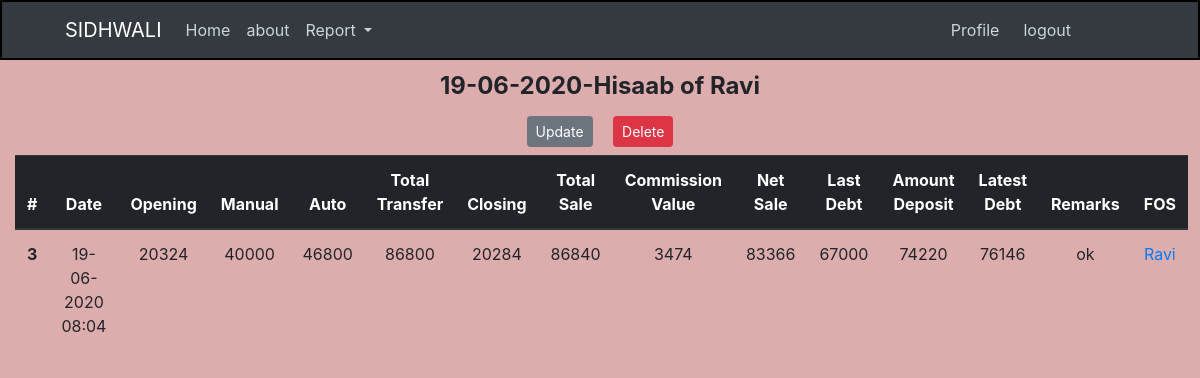
/home/hisaab/report/3 (signed in), run on an earlier commit of the app's database.
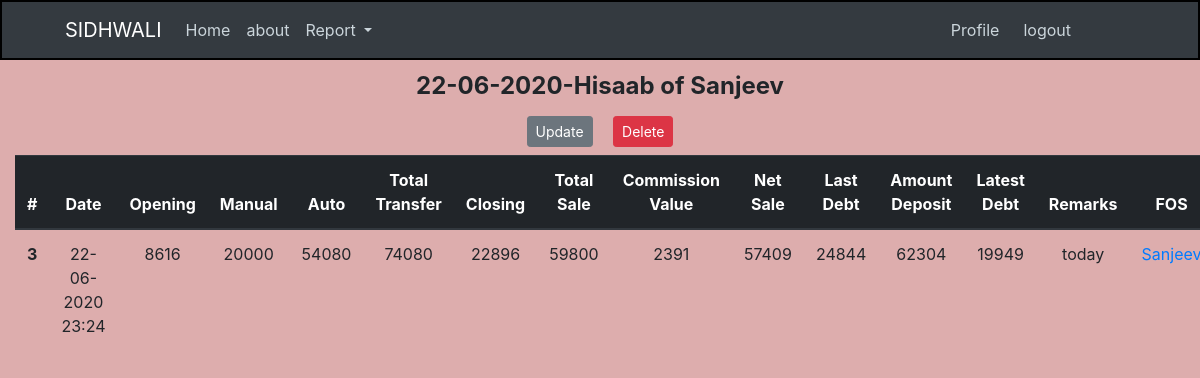
And on a later commit of the database.
### crm/models.py (models this page shows, shortened)
class Hisaab(db.Model):
    id = db.Column(db.Integer, primary_key=True)
    date = db.Column(db.DateTime, nullable=False, default=datetime.now)
    open_bal = db.Column(db.Integer, nullable=False, default=0)
    manual_trans = db.Column(db.Integer, nullable=False, default=0)
    auto_trans = db.Column(db.Integer, nullable=False, default=0)
    closing = db.Column(db.Integer, nullable=False, default=0)
    total_trans = db.Column(db.Integer, default=0)
    total_sale = db.Column(db.Integer, default=0)
    commission_value = db.Column(db.Integer, default=0)
    net_sale = db.Column(db.Integer, default=0)
    last_debt = db.Column(db.Integer, nullable=False, default=0)
    amt_received = db.Column(db.Integer, nullable=False, default=0)
    latest_debt = db.Column(db.Integer, default=0)
    remarks = db.Column(db.Text, nullable=False)
    user_id = db.Column(db.Integer, db.ForeignKey("user.id"), nullable=False)

class User(db.Model, UserMixin):
    id = db.Column(db.Integer, primary_key=True)
    username = db.Column(db.String(20), unique=True, nullable=False)
    email = db.Column(db.String(120), unique=True, nullable=False)
    image_file = db.Column(db.String(20), nullable=False, default="default.jpeg")
    password = db.Column(db.String(20), nullable=False)
    pos_id = db.Column(db.Integer, unique=True, nullable=False)
    hisaab = db.relationship("Hisaab", backref="fos", lazy="dynamic")

### crm/routes.py (the view)
@app.route("/home/hisaab/report/<int:hisaab_id>")
@login_required
def single_hisaab(hisaab_id):
    hisaab = Hisaab.query.get_or_404(hisaab_id)
    return render_template(
        "single_hisaab.html", title=hisaab.date, hisaab=hisaab, admin=admin
    )

### crm/models.py (called while the page is built)
@login_manager.user_loader
def load_user(user_id):
    return User.query.get(int(user_id))

### crm/templates/single_hisaab.html (shortened to what this page needs)
{% extends "index.html" %}
{% block content  %}
<div class="container-fluid text-center mt-2">
   <legend class=" font-weight-bold mb-1">{{ hisaab.date.strftime("%d-%m-%Y") }}-Hisaab of {{ hisaab.fos.username }}
   </legend>
   <div>
      <a href="{{ url_for('update_hisaab', hisaab_id=hisaab.id) }}" class="btn btn-secondary btn-sm m-2">Update</a>
      <button type="button" class="btn btn-danger btn-sm m-2" data-toggle="modal"
         data-target="#deleteModal">Delete</button>
   </div>
   <table class="table">
      <thead class="thead-dark">
         <tr>
            <th scope="col">#</th>
            <th scope="col">Date</th>
            <th scope="col">Opening</th>
            <th scope="col">Manual</th>
            <th scope="col">Auto</th>
            <th scope="col">Total Transfer</th>
            <th scope="col">Closing</th>
            <th scope="col">Total Sale</th>
            <th scope="col">Commission Value</th>
            <th scope="col">Net Sale</th>
            <th scope="col">Last Debt</th>
            <th scope="col">Amount Deposit</th>
            <th scope="col">Latest Debt</th>
            <th scope="col">Remarks</th>
            <th scope="col">FOS</th>
         </tr>
      </thead>
      <tbody>
         <tr>
            <th scope="row">{{ hisaab.id }}</th>
            <td>{{ hisaab.date.strftime("%d-%m-%Y %H:%M") }}</td>
            <td>{{ hisaab.open_bal }}</td>
            <td>{{ hisaab.manual_trans }}</td>
            <td>{{ hisaab.auto_trans }}</td>
            <td>{{ hisaab.total_trans }}</td>
            <td>{{ hisaab.closing }}</td>
            <td>{{ hisaab.total_sale }}</td>
            <td>{{ hisaab.commission_value }}</td>
            <td>{{ hisaab.net_sale }}</td>
            <td>{{ hisaab.last_debt }}</td>
            <td>{{ hisaab.amt_received }}</td>
            <td>{{ hisaab.latest_debt }}</td>
            <td>{{ hisaab.remarks }}</td>
            <td><a href="{{ url_for('user_hisaab', username=hisaab.fos.username) }}">{{ hisaab.fos.username }}</a></td>
         </tr>
      </tbody>
   </table>
   {% endblock content %}

What changed in the data, as far as the page shows it:
removed User: fos.username "Ravi"
changed Hisaab id 3: date "19-06-2020" → "22-06-2020"; date "19-06-2020 08:04" → "22-06-2020 23:24"; open_bal "20324" → "8616"; manual_trans "40000" → "20000"; auto_trans "46800" → "54080"; total_trans "86800" → "74080"; closing "20284" → "22896"; total_sale "86840" → "59800"; commission_value "3474" → "2391"; net_sale "83366" → "57409"; last_debt "67000" → "24844"; amt_received "74220" → "62304"; latest_debt "76146" → "19949"; remarks "ok" → "today"
now on this page (row edited): User: fos.username "Sanjeev"
